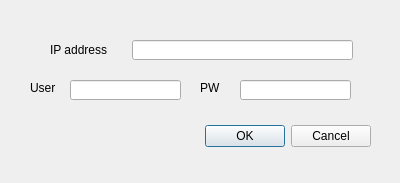
<?xml version="1.0" encoding="UTF-8"?>
<ui version="4.0">
 <class>NewUser</class>
 <widget class="QDialog" name="NewUser">
  <property name="geometry">
   <rect>
    <x>0</x>
    <y>0</y>
    <width>400</width>
    <height>183</height>
   </rect>
  </property>
  <property name="windowTitle">
   <string>Dialog</string>
  </property>
  <widget class="QDialogButtonBox" name="buttonBox">
   <property name="geometry">
    <rect>
     <x>30</x>
     <y>120</y>
     <width>341</width>
     <height>32</height>
    </rect>
   </property>
   <property name="orientation">
    <enum>Qt::Horizontal</enum>
   </property>
   <property name="standardButtons">
    <set>QDialogButtonBox::Cancel|QDialogButtonBox::Ok</set>
   </property>
  </widget>
  <widget class="QLineEdit" name="n">
   <property name="geometry">
    <rect>
     <x>70</x>
     <y>80</y>
     <width>111</width>
     <height>20</height>
    </rect>
   </property>
  </widget>
  <widget class="QLineEdit" name="address">
   <property name="geometry">
    <rect>
     <x>132</x>
     <y>40</y>
     <width>221</width>
     <height>20</height>
    </rect>
   </property>
  </widget>
  <widget class="QLabel" name="label">
   <property name="geometry">
    <rect>
     <x>30</x>
     <y>80</y>
     <width>50</width>
     <height>16</height>
    </rect>
   </property>
   <property name="text">
    <string>User</string>
   </property>
  </widget>
  <widget class="QLabel" name="label_2">
   <property name="geometry">
    <rect>
     <x>50</x>
     <y>40</y>
     <width>71</width>
     <height>20</height>
    </rect>
   </property>
   <property name="text">
    <string>IP address</string>
   </property>
  </widget>
  <widget class="QLineEdit" name="n_2">
   <property name="geometry">
    <rect>
     <x>240</x>
     <y>80</y>
     <width>111</width>
     <height>20</height>
    </rect>
   </property>
   <property name="text">
    <string/>
   </property>
  </widget>
  <widget class="QLabel" name="label_3">
   <property name="geometry">
    <rect>
     <x>200</x>
     <y>80</y>
     <width>50</width>
     <height>16</height>
    </rect>
   </property>
   <property name="text">
    <string>PW</string>
   </property>
  </widget>
 </widget>
 <resources/>
 <connections>
  <connection>
   <sender>buttonBox</sender>
   <signal>accepted()</signal>
   <receiver>NewUser</receiver>
   <slot>accept()</slot>
   <hints>
    <hint type="sourcelabel">
     <x>248</x>
     <y>254</y>
    </hint>
    <hint type="destinationlabel">
     <x>157</x>
     <y>274</y>
    </hint>
   </hints>
  </connection>
  <connection>
   <sender>buttonBox</sender>
   <signal>rejected()</signal>
   <receiver>NewUser</receiver>
   <slot>reject()</slot>
   <hints>
    <hint type="sourcelabel">
     <x>316</x>
     <y>260</y>
    </hint>
    <hint type="destinationlabel">
     <x>286</x>
     <y>274</y>
    </hint>
   </hints>
  </connection>
 </connections>
</ui>
